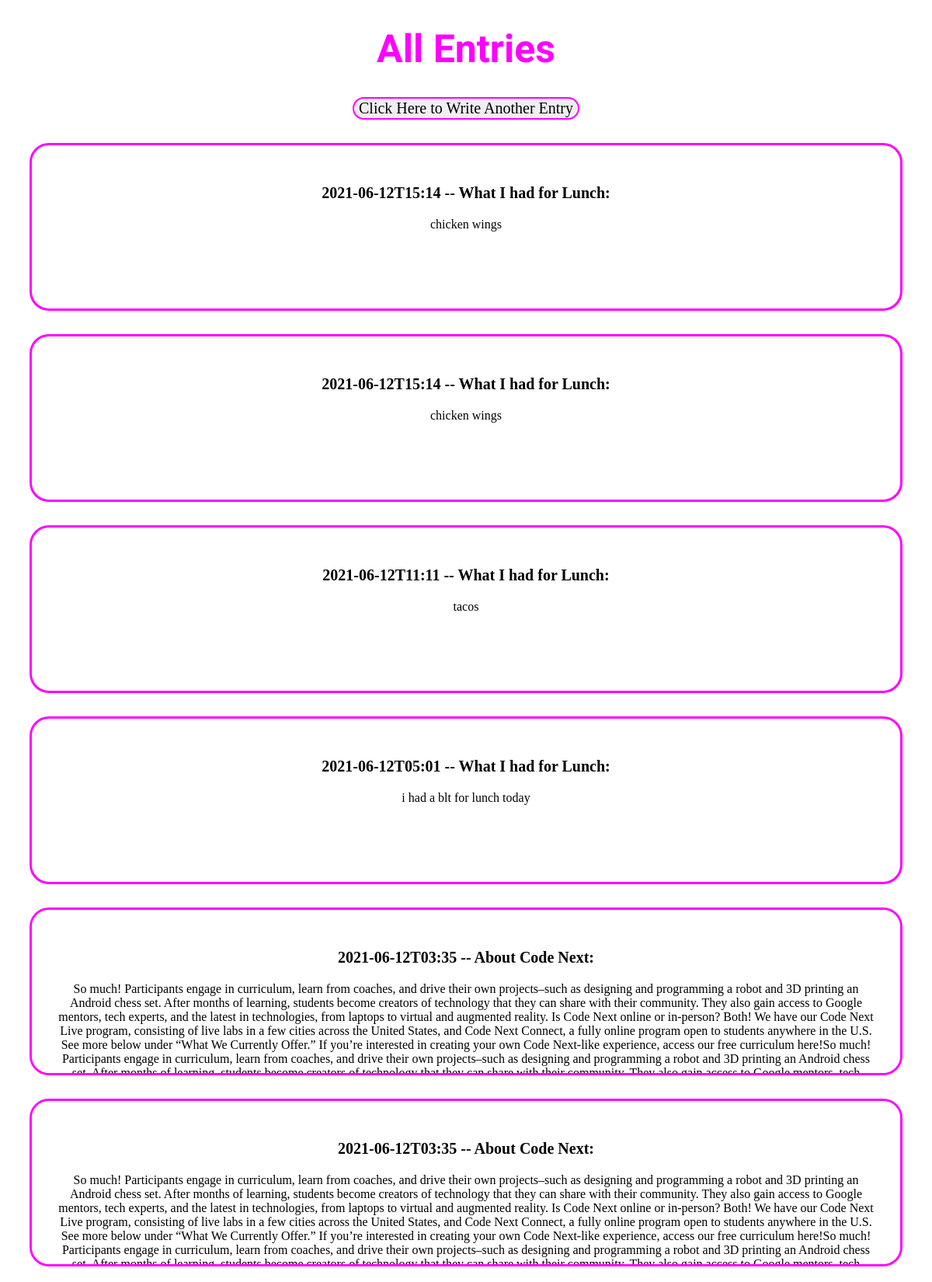
Page /all-entries (upper part) on the committed database.
### tables this page shows
CREATE TABLE entries(rowid INTEGER PRIMARY KEY, entry_titles TEXT, entry_dates TEXT, entry_texts TEXT);

### app.py (the view)
@app.route('/all-entries', methods=["GET"])
def all_entries():
    conn =  sqlite3.connect('./static/data/journal_entries.db')
    curs = conn.cursor()
    entries = []
    rows = curs.execute("SELECT * FROM entries ORDER BY entry_dates DESC;")
    for row in rows:
        entry = {'rowid': row[0], 'entry_titles': row[1], 'entry_dates': row[2], 'entry_texts': row[3]}
        entries.append(entry)
        print(entry)
    conn.close()
    return render_template('completed-entries.html', entries = entries)

### templates/completed-entries.html (shortened to what this page needs)
<!DOCTYPE html>
<html lang="en">
<head>
    <link rel= "stylesheet" href = "/static/css/completed-entries.css">
</head>
<html id = "#top">
<body>
    <h1>All Entries</h1>
    <div id = 'h-button'>
        <a href = "/"><button>Click Here to Write Another Entry</button></a>
    </div>
    {% for entry in entries %}
        <div id = "view-entries">
            <div id = "view-title-date">
                <p>{{entry['entry_dates']}} -- {{entry['entry_titles']}}: </p>
            </div>
            <div id = "view-entry-text">
                <p>{{entry['entry_texts']}}</p>
            </div>
        </div>
    {% endfor %}
</body>
</html>
</html>

### static/css/completed-entries.css (style rules this page uses)
body { background-image: url(https://eskipaper.com/images/cool-backgrounds-4.jpg); }
h1 { text-align: center; color: magenta; font-family: "Tangerine", cursives; font-size: 50px; }
p { text-align: center; }
#view-entries { background-color: white; height: 150px; margin: 30px; padding: 30px; overflow: scroll; overflow-x: hidden; border: magenta 3px solid; border-radius: 25px; }
#view-title-date { font-weight: bold; font-family: Georgia, Times, 'Times New Roman', serif; font-size: 20px; }
button { border-radius: 25px; border: magenta 2px solid; text-decoration: none; font-family: Georgia, Times, 'Times New Roman', serif; font-size: 20px; }
#h-button { display: flex; justify-content: center; }
html { scroll-behavior: smooth; }

### rows in the picture
entries: entry_dates "2021-06-12T15:14", entry_titles "What I had for Lunch", entry_texts "chicken wings"
entries: entry_dates "2021-06-12T15:14", entry_titles "What I had for Lunch", entry_texts "chicken wings"
entries: entry_dates "2021-06-12T11:11", entry_titles "What I had for Lunch", entry_texts "tacos"
entries: entry_dates "2021-06-12T05:01", entry_titles "What I had for Lunch", entry_texts "i had a blt for lunch today"
entries: entry_dates "2021-06-12T03:35", entry_titles "About Code Next", entry_texts "So much! Participants engage in curriculum, learn from coaches, and drive their own projects–such as designing and programming a robot and 3D printing an Android chess set. After months of learning, students become creators of technology that they can share with their community. They also gain access to Google mentors, tech experts, and the latest in technologies, from laptops to virtual and augmented reality. Is Code Next online or in-person? Both! We have our Code Next Live program, consisting of live labs in a few cities across the United States, and Code Next Connect, a fully online program open to students anywhere in the U.S. See more below under “What We Currently Offer.” If you’re…"
entries: entry_dates "2021-06-12T03:35", entry_titles "About Code Next", entry_texts "So much! Participants engage in curriculum, learn from coaches, and drive their own projects–such as designing and programming a robot and 3D printing an Android chess set. After months of learning, students become creators of technology that they can share with their community. They also gain access to Google mentors, tech experts, and the latest in technologies, from laptops to virtual and augmented reality. Is Code Next online or in-person? Both! We have our Code Next Live program, consisting of live labs in a few cities across the United States, and Code Next Connect, a fully online program open to students anywhere in the U.S. See more below under “What We Currently Offer.” If you’re…"
